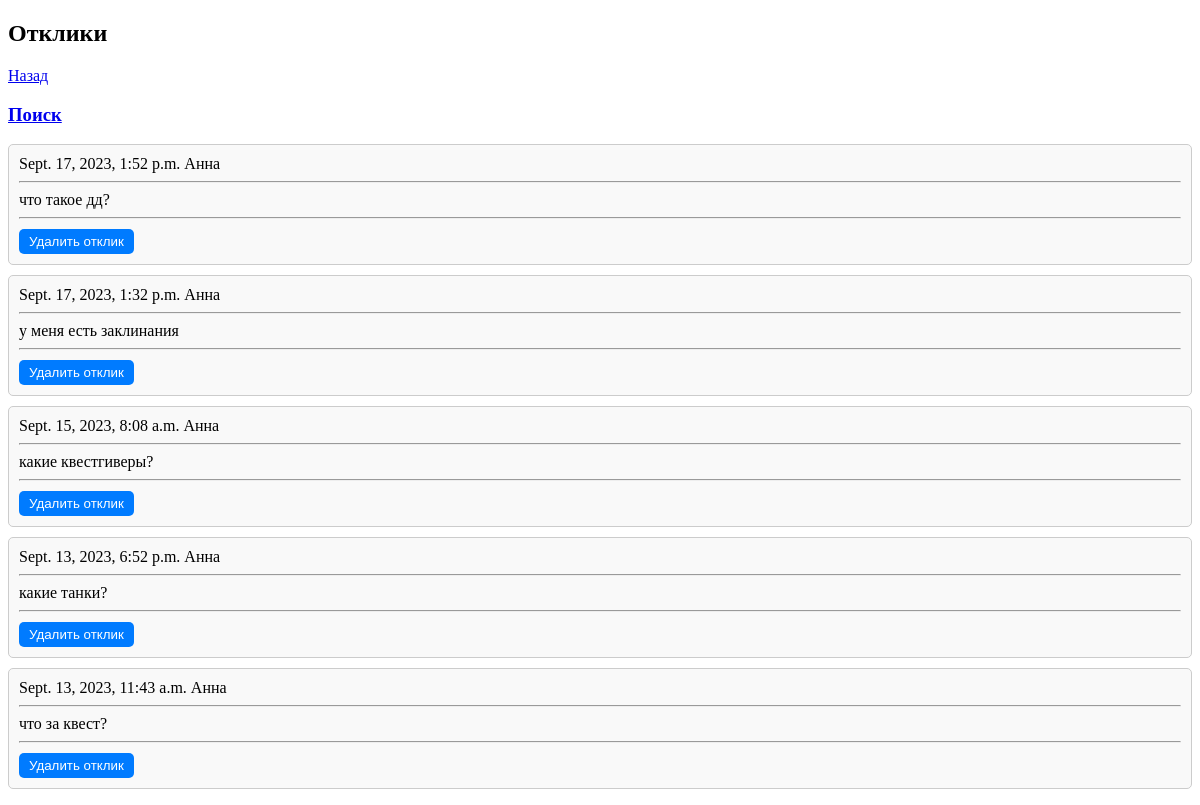
Page /posts/privatelist/ (signed in) on the committed database.
### board/models.py (models this page shows)
class Response(models.Model):
    responsePost = models.ForeignKey(Post, on_delete=models.CASCADE)
    responseUser = models.ForeignKey(User, on_delete=models.CASCADE)
    text = models.TextField()
    dateCreation = models.DateTimeField(auto_now_add=True)

### board/views.py (the view, shortened to what this page needs)
class PrivatelistView(ListView, FormMixin):
        model = Response
        template_name = 'private_response.html'
        context_object_name = 'responses'
        form_class = ReplyForm
        success_url = '/index/'
        def get_queryset(self):
            user = self.request.user
            responses_by_user = Response.objects.filter(responsePost__author=user)
            user_responses_to_other_ads = Response.objects.filter(responseUser=user)
            combined_responses = user_responses_to_other_ads | responses_by_user
            combined_responses = combined_responses.order_by('-dateCreation')
            return combined_responses
        def get_context_data(self, **kwargs):
            context = super().get_context_data(**kwargs)
            context['user'] = self.request.user
            return context

### board/forms.py
class ReplyForm(ModelForm):
    class Meta:
        model = Reply
        fields = ['text', ]
        widgets = {
            'text': TextInput(attrs={'class': 'text_class'}),
        }

### templates/private_response.html (shortened to what this page needs)
{% extends "main.html" %}
{% block content %}
<h2>
    Отклики
</h2>
<a class="btn btn-primary" href="http://127.0.0.1:8000/index/">Назад</a>
<h3><a class="btn btn-primary" href="{% url 'search' %}">Поиск</a></h3>
<ul class="list-group">
    {% for response in responses %}
        <li>
            {{ response.dateCreation }}
            {{ response.responseUser }}
            <br><hr>
            {{ response.text }}
            <br><hr>
                <form method="post" action="{% url 'delete_response' response.id %}">
                    <div>
                        <input type="submit" value="Удалить отклик">
                    </div>
                </form>
            </li>
    {% endfor %}
</ul>
{% endblock content %}

### templates/private_response.html (style rules this page uses)
.list-group { list-style: none; padding: 0; }
.list-group li { margin: 10px 0; padding: 10px; border: 1px solid #ccc; background-color: #f9f9f9; border-radius: 5px; }
.list-group form { margin-top: 10px; display: flex; flex-direction: column; }
.list-group input[type="submit"] { background-color: #007bff; color: #fff; border: none; padding: 5px 10px; cursor: pointer; border-radius: 5px; }

### rows in the picture
Response: dateCreation "Sept. 17, 2023, 1:52 p.m.", responseUser "Анна", text "что такое дд?"
Response: dateCreation "Sept. 17, 2023, 1:32 p.m.", responseUser "Анна", text "у меня есть заклинания"
Response: dateCreation "Sept. 15, 2023, 8:08 a.m.", responseUser "Анна", text "какие квестгиверы?"
Response: dateCreation "Sept. 13, 2023, 6:52 p.m.", responseUser "Анна", text "какие танки?"
Response: dateCreation "Sept. 13, 2023, 11:43 a.m.", responseUser "Анна", text "что за квест?"
